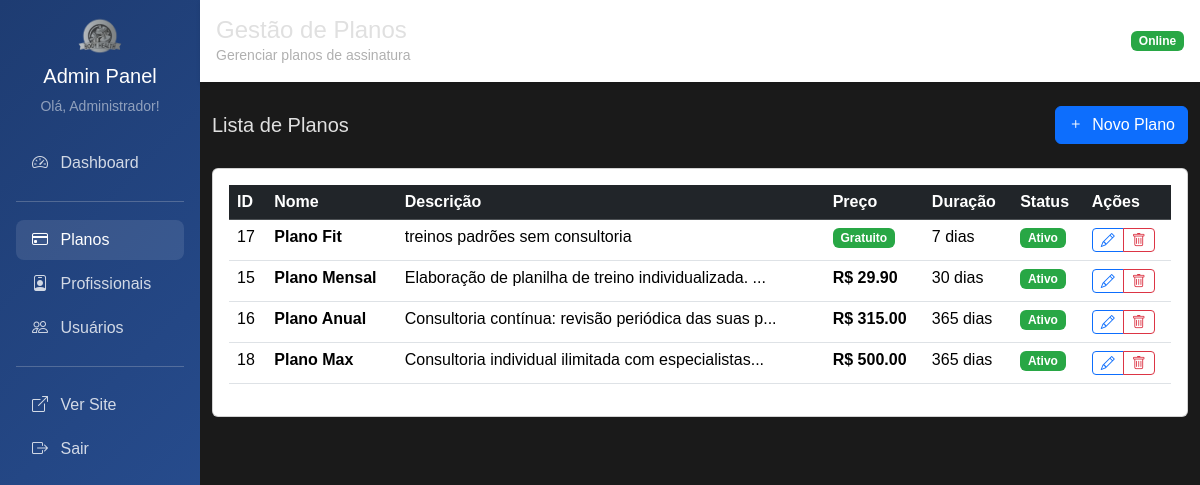
The page /admin/planos (signed in) on the database its author committed.
### tables this page shows
CREATE TABLE plano (
    id INTEGER PRIMARY KEY AUTOINCREMENT,
    nome TEXT NOT NULL,
    descricao TEXT,
    preco REAL NOT NULL,
    duracao_dias INTEGER NOT NULL,
    ativo INTEGER DEFAULT 1,
    data_criacao TIMESTAMP DEFAULT CURRENT_TIMESTAMP
);

### routes/register_admin_routes.py (the view)
    @app.get("/admin/planos")
    @requer_autenticacao(['admin'])
    async def admin_planos_listar(request: Request, usuario_logado: dict = Depends(obter_usuario_logado)):
        planos = plano_repo.obter_todos()
        return templates.TemplateResponse("admin/planos/listar.html", {
            "request": request,
            "usuario": usuario_logado,
            "planos": planos
        })

### templates/admin/planos/listar.html (shortened to what this page needs)
{% extends "admin/base_admin.html" %}
{% block titulo %}Gestão de Planos{% endblock %}
{% block subtitulo %}Gerenciar planos de assinatura{% endblock %}
{% block content %}
<div class="d-flex justify-content-between align-items-center mb-4">
    <h5 class="mb-0">Lista de Planos</h5>
    <a href="/admin/planos/novo" class="btn btn-primary">
        <i class="bi bi-plus me-1"></i> Novo Plano
    </a>
</div>
<div class="card">
    <div class="card-body">
        {% if planos %}
        <div class="table-responsive">
            <table class="table table-hover">
                <thead class="table-dark">
                    <tr>
                        <th>ID</th>
                        <th>Nome</th>
                        <th>Descrição</th>
                        <th>Preço</th>
                        <th>Duração</th>
                        <th>Status</th>
                        <th>Ações</th>
                    </tr>
                </thead>
                <tbody>
                    {% for plano in planos %}
                    <tr>
                        <td>{{ plano.id }}</td>
                        <td><strong>{{ plano.nome }}</strong></td>
                        <td>{{ plano.descricao[:50] }}{% if plano.descricao|length > 50 %}...{% endif %}</td>
                        <td>
                            {% if plano.preco == 0 %}
                                <span class="badge bg-success">Gratuito</span>
                            {% else %}
                                <strong>R$ {{ "%.2f"|format(plano.preco) }}</strong>
                            {% endif %}
                        </td>
                        <td>{{ plano.duracao_dias }} dias</td>
                        <td>
                            {% if plano.ativo %}
                                <span class="badge bg-success">Ativo</span>
                            {% else %}
                                <span class="badge bg-secondary">Inativo</span>
                            {% endif %}
                        </td>
                        <td>
                            <div class="btn-group btn-group-sm">
                                <a href="/admin/planos/editar/{{ plano.id }}" class="btn btn-outline-primary">
                                    <i class="bi bi-pencil"></i>
                                </a>
                                <button type="button" class="btn btn-outline-danger"
                                    onclick="confirmarExclusao({{ plano.id }}, '{{ plano.nome }}')">
                                    <i class="bi bi-trash"></i>
                                </button>
                            </div>
                        </td>
                    </tr>
                    {% endfor %}
                </tbody>
            </table>
        </div>
        {% endif %}
    </div>
</div>
<div class="position-fixed top-0 end-0 p-3" style="z-index: 1055">
</div>
{% endblock %}

### static/css/styles.css (style rules this page uses)
:root { --dark-bg: #1a1a1a; --dark-card-bg: #2b2b2b; --dark-text-color: #e0e0e0; --dark-muted-text: #b0b0b0; --dark-border-color: #444444; --dark-shadow-color: rgba(0, 0, 0, 0.5); --highlight-yellow: #ffc107; --highlight-green: #28a745; --highlight-red: #dc3545; --light-banner-bg-start: #ffffff; --light-banner-bg-end: #eaeaea; --light-banner-text: #000000; }
body { background-color: var(--dark-bg); color: var(--dark-text-color); font-family: Arial, sans-serif; padding-top: 0px; }
.badge.bg-success { background-color: var(--highlight-green) !important; }

### rows shown on the page
plano: id "17", nome "Plano Fit", descricao "treinos padrões sem consultoria", preco "Gratuito", duracao_dias "7", ativo "Ativo"
plano: id "15", nome "Plano Mensal", descricao "Elaboração de planilha de treino individualizada.", preco "29.90", duracao_dias "30", ativo "Ativo"
plano: id "16", nome "Plano Anual", descricao "Consultoria contínua: revisão periódica das suas p", preco "315.00", duracao_dias "365", ativo "Ativo"
plano: id "18", nome "Plano Max", descricao "Consultoria individual ilimitada com especialistas", preco "500.00", duracao_dias "365", ativo "Ativo"

### other values the page prints
{{ usuario.nome }} "Administrador"
